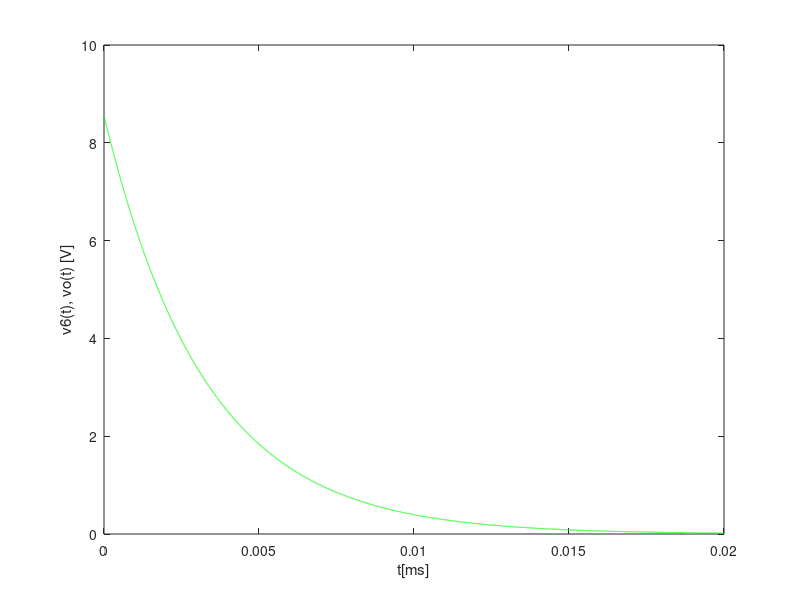

Recreate this plot in MATLAB.
R1=1.04005394176e3;
R2=2.07146823978e3;
R3=3.06015694112e3;
R4=4.13750728298e3;
R5=3.13205467735e3;
R6=2.01065636997e3;
R7=1.00318758033e3;
Vs=5.14514577871;
C=1.03830911265e-6;
Kb=7.04881622155e-3;
Kd=8.3495605781e3;
Ic=0.;

Z=0.0;
U=1.0;

A2=[
U, Z, Z, Z, Z, Z, Z;
1/R1, -(1/R1+1/R2+1/R3), 1/R2, 1/R3, Z, Z, Z; 
Z, 1/R2+Kb, -1/R2, -Kb, Z, Z, Z;
Z, Z, Z, U, Z, Kd/R6, -U;
Z, -Kb, Z, 1/R5+Kb, -1/R5, Z, Z;
Z, Z, Z, Z, Z, -(1/R6+1/R7), 1/R7;
Z, 1/R3, Z, -(1/R4+1/R5+1/R3), 1/R5, 1/R7, -1/R7
];

B2=[Vs; Z; Z; Z; Ic; Z; -Ic];

X2=A2\B2;



Vx=X2(5)-X2(7);

A=[
-(1/R1+1/R2+1/R3), 1/R2, 1/R3, Z, Z;
1/R2+Kb, -1/R2, -Kb, Z, Z; 
Z, Z, U, Z, -U+Kd/(R6+R7);
Z, Z, Z, U, -U;
1/R3-Kb, Z, -(1/R4+1/R3)+Kb, Z, 1/(R6+R7);
];

B=[Z; Z; Z; Vx; Z];

X=A\B

Ix=X(4)/R5;
Req=Vx/Ix;



printf("op1_TAB\n")
printf("$V_1$ = %.15e\n", X2(1))
printf("$V_2$ = %.15e\n", X2(2))
printf("$V_3$ = %.15e\n", X2(3))
printf("$V_5$ = %.15e\n", X2(4))
printf("$V_6$ = %.15e\n", X2(5))
printf("$V_7$ = %.15e\n", X2(6))
printf("$V_8$ = %.15e\n", X2(7))
printf("op1_END\n")

printf("op_TAB\n")
printf("$V_x$ = %.15e\n", Vx)
printf("$V_2$ = %.15e\n", X(1))
printf("$V_3$ = %.15e\n", X(2))
printf("$V_5$ = %.15e\n", X(3))
printf("$V_6$ = %.15e\n", X(4))
printf("$V_8$ = %.15e\n", X(5))
printf("$I_x$ = %.15e\n", Ix)
printf("$R_eq$ = %.15e\n", Req)
printf("op_END\n")


%time axis: 0 to 10ms with 1us steps
t=0:1e-6:20e-3; %s

v6=Vx*exp(-t/(Req*C));

hf = figure ();
plot (t, v6, "g");
hold on;

xlabel ("t[ms]");
ylabel ("v6(t), vo(t) [V]");
print (hf, "forced.eps", "-depsc");




